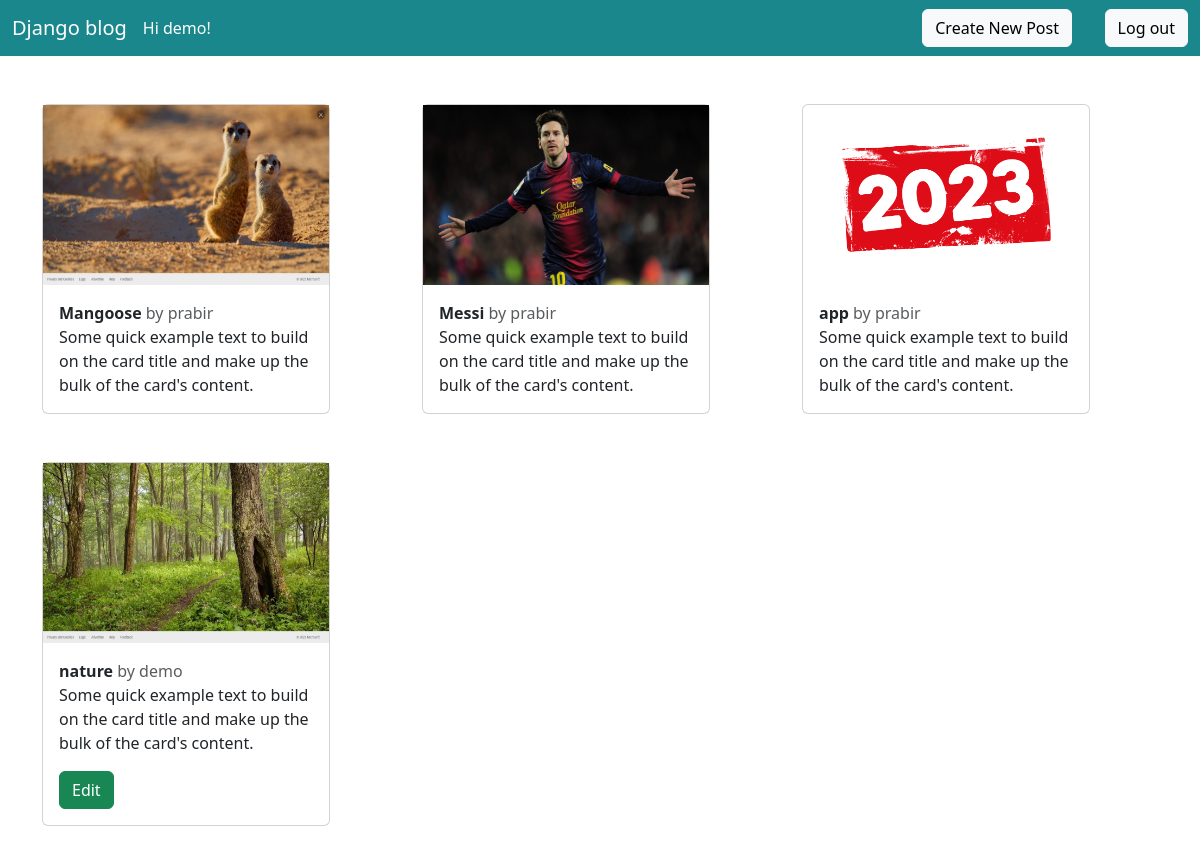
Screenshot of / (signed in) with the database file from the repository.
### blog/models.py (models this page shows, shortened)
class Post(models.Model):
    title = models.TextField(max_length=100)
    cover = models.ImageField(upload_to='images/')
    author = models.ForeignKey(
        get_user_model(),
        on_delete=models.CASCADE,
    )

### blog/views.py (the view)
# urls.py: path("",HomePageView.as_view(),name="home"),
class HomePageView(LoginRequiredMixin,ListView):
    model= Post
    template_name = 'post_list.html'

### templates/post_list.html (shortened to what this page needs)
{% extends 'base.html' %}
{% load static %}
  {% block content %}
  <div class="row mt-5 ">
    {% for post in object_list %}
    <div class="col-4">
      <div class="card mb-5" style="width: 18rem; ">
        <img src="{{post.cover.url}}" height="180px" />
        <div class="card-body ">
          <span class="font-weight-bold"><b> {{post.title}}</b>
           </span>
          <span class="text-muted">by {{ post.author }}
           </span>
          <p class="card-text">Some quick example text to build on the card title and make up the bulk of the card's
            content.</p>
         {% if user.is_authenticated and user == post.author %}
         <a class="btn btn-success " href="{% url 'post_detail' post.pk %}">Edit</a>
          {% endif %}
        </div>
      </div>
    </div>
    {% endfor %}
  </div>
  {% endblock content %}

### templates/base.html (shortened to what this page needs)
{% load static %}
<html>
<head>
  <link rel="stylesheet" href="https://cdn.jsdelivr.net/npm/bootstrap@5.3.0-alpha1/dist/css/bootstrap.min.css">
</head>
<body>
  <nav class="navbar  navbar-expand-lg   c">
    <div class="container-fluid">
      <a class="navbar-brand " style="color: white;" href="{% url 'home' %}">Django blog</a>
      <div class="collapse navbar-collapse" id="navbarSupportedContent">
        <ul class="navbar-nav me-auto mb-2 mb-lg-0" style="color: white;"> Hi {{ user.username }}! </ul>
        {% if user.is_authenticated %}
        <a class="btn btn-light mx-2   new1" href="{% url 'add_post'%}">Create New Post</a>
        <a class="btn btn-light   " href="{% url 'logout'%}">Log out</a>
        {% else %}
        <a class="btn btn-light mx-2   new1"  href="{% url 'login' %}">Log In</a>
        <a class="btn btn-light mx-2   " href="{% url 'signup' %}">Sign Up</a>
        {% endif %}
      </div>
    </div>
  </nav>
  <div class="container mt-5">
    {% block content %}
    {% endblock content %}
  </div>
</body>
</html>

### templates/base.html (style rules this page uses)
a { text-align: center; }
.new1 { position: absolute; right: 120px; }
.c { background-color: rgb(25, 135, 139) !important; }

### rows the page displays
Post: cover (picture), title "Mangoose", author "prabir"
Post: cover (picture), title "Messi", author "prabir"
Post: cover (picture), title "app", author "prabir"
Post: cover (picture), title "nature", author "demo", shows "Edit"

### other values shown
{{ user.username }} "demo"
